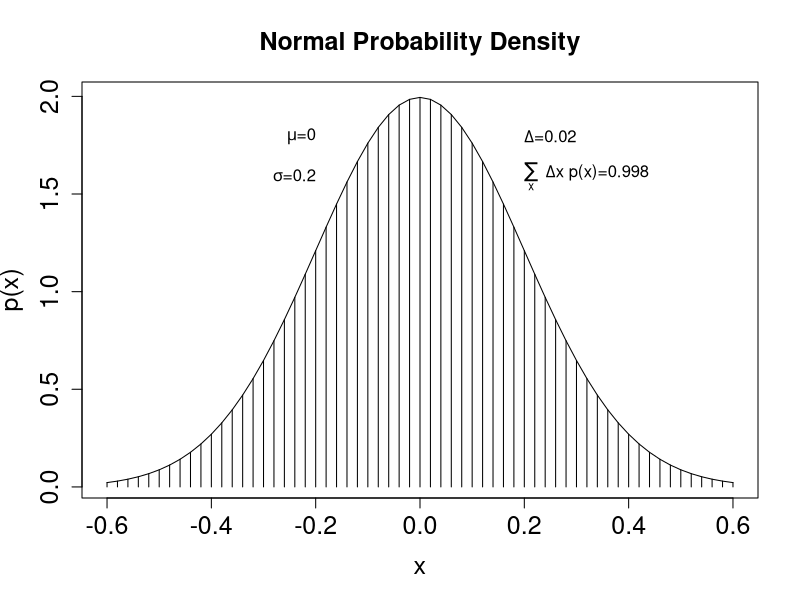

Here is the R script that generated this plot:
#Graph of normal probability density function, with comb of intervals. From "Doing Bayesian Analysis", John Kruschke, 2011, pg 48-9 Section 3.5.2. 
#Transcribed by Steven Smith, Sept 22, 2013. 
setwd("/Users/stevensmith/bin/bayesian_analysis_book")
meanval=0.0             #Specify mean
sdval=0.2               #Specify standard deviation
xlow=meanval-3*sdval    #Specify low end of plot
xhigh=meanval+3*sdval   #Specify high end of plot
#xlow=meanval-1*sdval    #Used for exercise 3.4
#xhigh=meanval+1*sdval   #Used for exercise 3.4
#xlow=0                  #Used for excersie 3.2
#xhigh=1                 #Used for excersie 3.2
dx=0.02                 #Specify interval width of x axis
#Specify comb points along x axis:
x=seq(from=xlow,to=xhigh,by=dx)
#Compute y values using normal density function, i.e., the probability density at each value of x:
y=(1/(sdval*sqrt(2*pi)))*exp(-0.5*((x-meanval)/sdval)^2)
#An alternative probability density function, for use with excersize 3.3, pg 49. Change xhigh and xlow appropriatley:
#y=6*x*(1-x)
#Plot the values. Plot draws invervals. Lines draws the bell curve.  
plot(x,y,type="h",lwd=1,cex.axis=1.5,xlab="x",ylab="p(x)",cex.lab=1.5,main="Normal Probability Density",cex.main=1.5)
lines(x,y)
#Estimate area by summing over each inverval of x each y (p(x)). This is integral of sum(width*height):
area=sum(dx*y)
#Display info on plot.These need to be adusted if doing Ex 3.2:
text(-sdval,.9*max(y),bquote(paste(mu,"=",.(meanval))),adj=c(1,.5))
text(-sdval,.8*max(y),bquote(paste(sigma,"=",.(sdval))),adj=c(1,.5))
text(sdval,.9*max(y),bquote(paste(Delta,"=",.(dx))),adj=c(0,.5))
text(sdval,.8*max(y),bquote(paste(sum(,x,)," ",Delta,"x p(x)=",.(signif(area,3)))),adj=c(0,.5))
#Save the plot to an EPS file:
dev.copy2eps(file="IntegralOfDensity.eps")